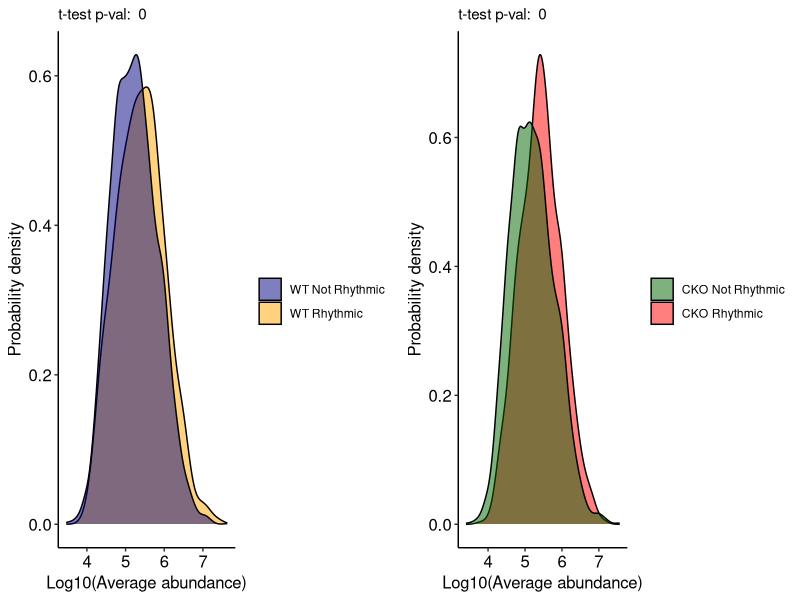
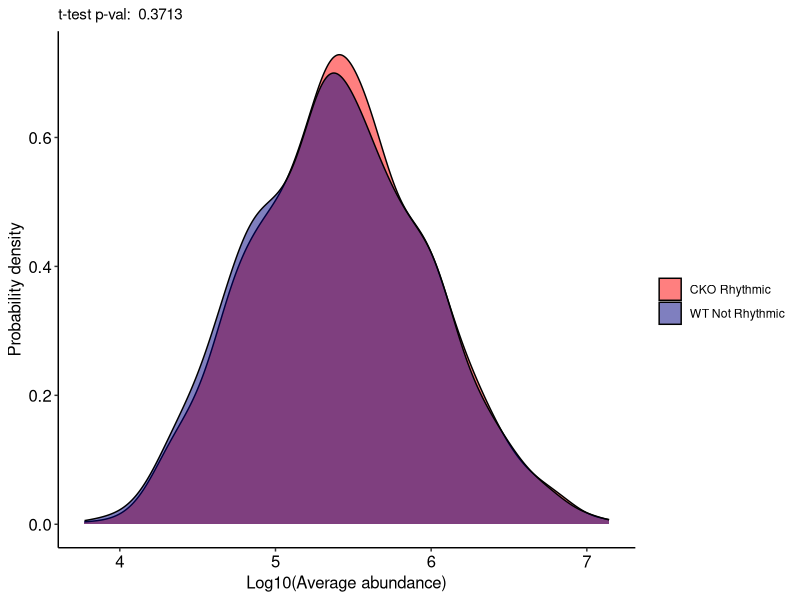
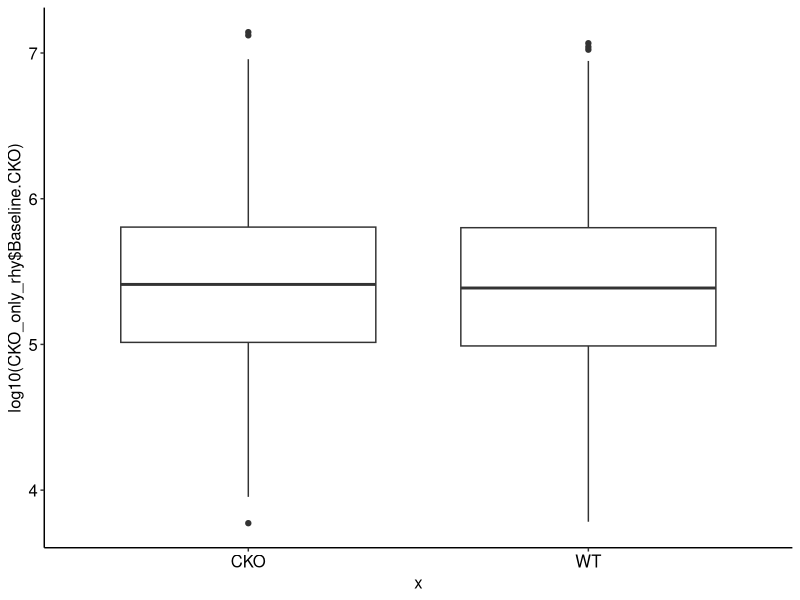

Generate these figures, in order, with R:
## ---- chunk 1
#setup
#clear your workspace
rm(list=ls())

#Load useful packages
if (!require("tidyverse")) {
  install.packages("tidyverse", dependencies = TRUE)
  library(tidyverse)
} 

if (!require("ggplot2")) {
  install.packages("ggplot2", dependencies = TRUE)
  library(ggplot2)
}

if (!require("plyr")) {
  install.packages("plyr", dependencies = TRUE)
  library(plyr)
}


if (!require("gridExtra")) {
  install.packages("gridExtra", dependencies = TRUE)
  library(gridExtra)
}


#read the RAIN files from COMBINED analysis - because may want to compare between them
WT_all <- read.csv("WT_RAIN_combinedanalysis.csv", stringsAsFactors = F)
CKO_all <- read.csv("CKO_RAIN_combinedanalysis.csv", stringsAsFactors = F)


#calculate baseline (=average abundance in all timepoints)
WT_all$Baseline <- rowMeans(WT_all[,8:31])
CKO_all$Baseline <- rowMeans(CKO_all[,8:31])

#create rhythmic & nonrhythmic subsets
WT_rhy <- subset(WT_all, pVal<0.05)
CKO_rhy <- subset(CKO_all, pVal<0.05)
WT_nonrhy <- subset(WT_all, pVal>0.05)
CKO_nonrhy <- subset(CKO_all, pVal>0.05)

WT_rhy
CKO_rhy


## ---- chunk 2
#create function for plotting and testing distributions

#set colours
colours <- c("WT Rhythmic" = "orange", "WT Not Rhythmic" = "navy", "CKO Rhythmic" = "red", "CKO Not Rhythmic" = "dark green")

#theme
axis_text_size = 12
axis_label_size = 12
plottheme <- theme( # make it look nice
  panel.border = element_blank(),  
  panel.grid.major = element_blank(),
  panel.grid.minor = element_blank(),
  panel.background = element_blank(),
  axis.line = element_line(colour = "black"),
  axis.text=element_text(colour="black", size = axis_text_size),
  axis.title = element_text(colour = "black", size = axis_label_size))




#function
probability_plots_old <- function(x1, x2, n1, n2, xn) {
  tt <- t.test(log10(x1), log10(x2), paired = F)
  pd <- ggplot() + 
    geom_density(aes(x = log10(x1), fill = n1),
                color = "black", alpha = 0.5) +
    geom_density(aes(x = log10(x2), fill = n2),
               color = "black", alpha = 0.5) +
  scale_fill_manual(name = "", values = colours, drop=TRUE) +
  labs(x =xn, subtitle = paste("t-test p-val: ", format(round(tt$p.value,4))), y = "Probability density")
  st <- ks.test(x1, x2)
  cp <- ggplot() +
    geom_step(aes(x=log10(x1), colour = n1), stat="ecdf") + 
    geom_step(aes(x=log10(x2), colour = n2), stat="ecdf") + 
    scale_color_manual(name = "", values = colours) +
    labs(subtitle = paste("KS test p-val: ", format(round(st$p.value,4))), y="Cumulative probability", x=xn)
grid.arrange(pd, cp, nrow=2)
} 

probability_plots <- function(x1, x2, n1, n2, xn) {
  tt <- t.test(log10(x1), log10(x2), paired = F)
  pd <- ggplot() + 
    geom_density(aes(x = log10(x1), fill = n1),
                color = "black", alpha = 0.5) +
    geom_density(aes(x = log10(x2), fill = n2),
               color = "black", alpha = 0.5) +
  scale_fill_manual(name = "", values = colours, drop=TRUE) +
  labs(x =xn, subtitle = paste("t-test p-val: ", format(round(tt$p.value,4))), y = "Probability density") +
  plottheme
} 


boxplot_pretty <- function(x1, x2, x3, ny, nx) {
  mwu <- wilcox.test(x1, x3, paired=F)
  ggplot() +
    geom_boxplot(aes("temp up osmo down", x1)) +
    geom_boxplot(aes("temp down osmo up", x2)) +
  labs(y=ny, x=nx, subtitle = paste("tupodown vs all MW p-val: ", format(round(mwu$p.value,4)))) }
     
## ---- chunk 3

#rhythmis vs non-rhythmic, for both WT and CKO separately

WT_rvbg <- probability_plots(WT_rhy$Baseline, WT_nonrhy$Baseline, "WT Rhythmic", "WT Not Rhythmic", "Log10(Average abundance)") 

#checking actual medin values
median(WT_rhy$Baseline)
median(WT_all$Baseline)

CKO_rvbg <- probability_plots(CKO_rhy$Baseline, CKO_nonrhy$Baseline, "CKO Rhythmic", "CKO Not Rhythmic", "Log10(Average abundance)")

p <- grid.arrange(WT_rvbg, CKO_rvbg, nrow=1)
ggsave(plot=p, "WT and CKO rhy vs nonrhy abundance.png", width=8, height = 5)




## ---- chunk 4
#now test WT against CKO

#all rhythmic in one vs other 
WTvsCKO_r <- probability_plots(WT_rhy$Baseline, CKO_rhy$Baseline, "WT Rhythmic", "CKO Rhythmic", "Log10(Baseline)")

#just all - though a better test later, when paired
WTvsCKO_bg <- probability_plots(WT_all$Baseline, CKO_all$Baseline, "WT Background", "CKO Background", "Log10(Baseline)")

#merge data to create paired samples
WTandCKO <- merge(WT_all, CKO_all, by="Uniprot_ID")
WTandCKO <- WTandCKO[,c("Uniprot_ID", "pVal.x", "pVal.y", "Baseline.x", "Baseline.y")]
colnames(WTandCKO) <- c("Uniprot_ID", "pVal.WT", "pVal.CKO", "Baseline.WT", "Baseline.CKO")
WTandCKO

WC_rhy <- merge(WT_rhy, CKO_rhy, by="Uniprot_ID")
WC_rhy <- WC_rhy[,c("Uniprot_ID", "pVal.x", "pVal.y", "Baseline.x", "Baseline.y")]
colnames(WC_rhy) <- c("Uniprot_ID", "pVal.WT", "pVal.CKO", "Baseline.WT", "Baseline.CKO")
WC_rhy


#now again, all WT vs all CKO but paired
wilcox.test(WTandCKO$Baseline.WT, WTandCKO$Baseline.CKO, paired=TRUE) #p=0.6
t.test(log10(WTandCKO$Baseline.WT), log10(WTandCKO$Baseline.CKO), paired=TRUE) #p=0.2

median(WT_all$Baseline)
median(CKO_all$Baseline)

#in proteins rhythmic in both, is there a difference 
wilcox.test(WC_rhy$Baseline.WT, WC_rhy$Baseline.CKO, paired=TRUE) #p=0.009
t.test(log10(WC_rhy$Baseline.WT), log10(WC_rhy$Baseline.CKO), paired=TRUE) #p=0.0003

median(WC_rhy$Baseline.WT)
median(WC_rhy$Baseline.CKO)


#accidentally noticed
wilcox.test(WC_rhy$pVal.WT, WC_rhy$pVal.CKO, paired=TRUE) 
median(WC_rhy$pVal.WT)
median(WC_rhy$pVal.CKO) #interesting, this is much lower; easier to detect rhythms, so RAIN is more confident - due to increase in abundance? 

## ---- chunk 5
#compare rhythmic in CKO-only or WT-only

CKO_only_rhy <- subset(WTandCKO, pVal.CKO < 0.05)
CKO_only_rhy

wilcox.test(CKO_only_rhy$Baseline.CKO, CKO_only_rhy$Baseline.WT, paired = TRUE) #p<0.0001
t.test(log10(CKO_only_rhy$Baseline.CKO), log10(CKO_only_rhy$Baseline.WT), paired=TRUE) #p<0.0001

cko_onlyrhy <- probability_plots(CKO_only_rhy$Baseline.CKO, CKO_only_rhy$Baseline.WT, "CKO Rhythmic", "WT Not Rhythmic", "Log10(Average abundance)")
cko_onlyrhy

ggplot() +
    geom_boxplot(aes("CKO", log10(CKO_only_rhy$Baseline.CKO))) +
    geom_boxplot(aes("WT", log10(CKO_only_rhy$Baseline.WT))) + plottheme

median(CKO_only_rhy$Baseline.WT)
median(CKO_only_rhy$Baseline.CKO)


WT_only_rhy <- subset(WTandCKO, pVal.WT < 0.05)
WT_only_rhy

wilcox.test(WT_only_rhy$Baseline.CKO, WT_only_rhy$Baseline.WT, paired = TRUE) #p=0.15
t.test(log10(WT_only_rhy$Baseline.CKO), log10(WT_only_rhy$Baseline.WT), paired=TRUE) #p=0.2

median(WT_only_rhy$Baseline.WT)
median(WT_only_rhy$Baseline.CKO)

## ---- chunk 6
#export csv

write.csv(WTandCKO, "WT and CKO all compare baseline.csv", row.names = F)
write.csv(WC_rhy, "WT and CKO rhytmic compare baseline.csv", row.names = F)
write.csv(CKO_only_rhy, "CKO-only rhythmic compare baseline.csv", row.names = F)

